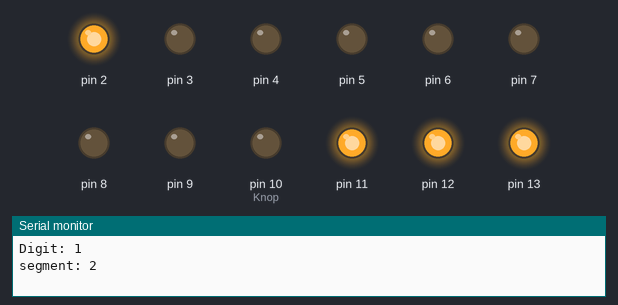
Bench run of a sketch on a simulated Arduino Uno, built with avr-gcc and run on an emulated ATmega328P. On the bench: output pins drawn as LEDs (lit = HIGH), the last lines printed to the serial monitor.

Above: at 0.12 s.
At 1.37 s:
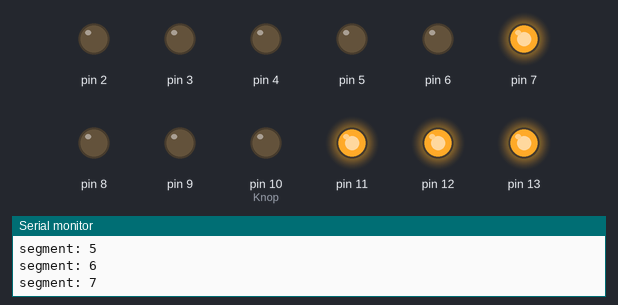
At 2.62 s:
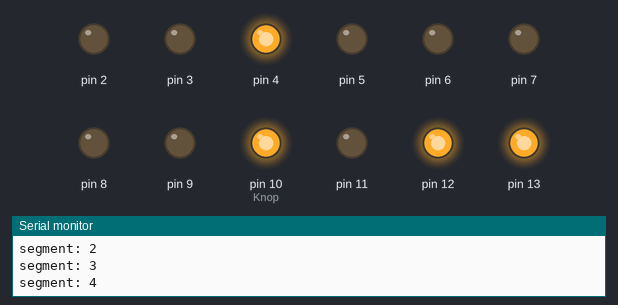
At 5.12 s:
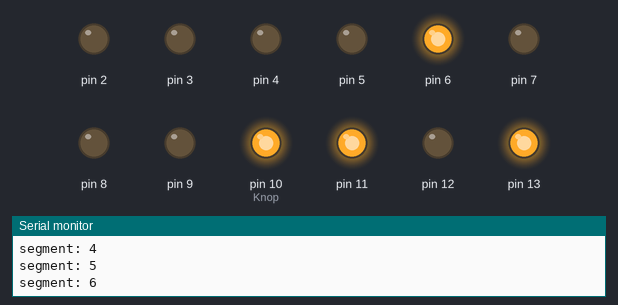
At 7.63 s:
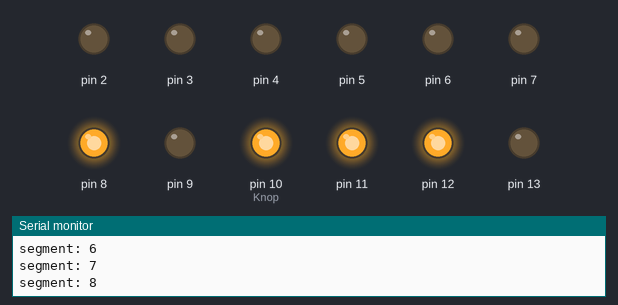
At 10.13 s:
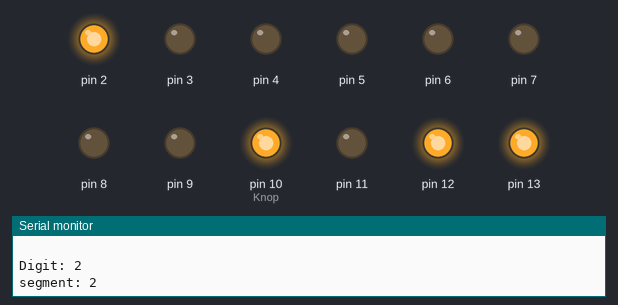
Timing chart, 0 to 10.4 s (numbered marks = the images above):
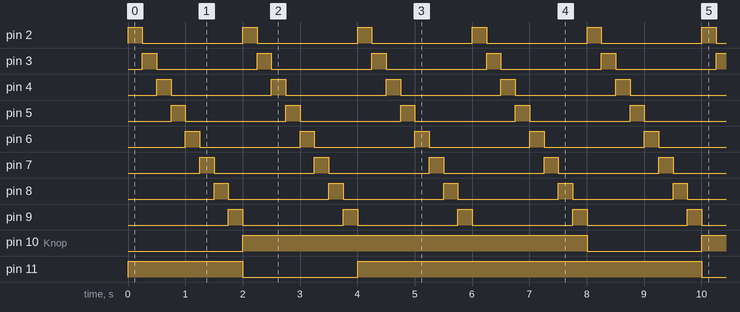

The sketch:

7seg_x_4_tester.ino
```cpp
int Segment = 1;
int Knop = 10;    // Knop = Button
int vLed = 0;
int vKnop = 0;    //vKnop = vButton
int Status = 0;

void setup() {
  // put your setup code here, to run once:
  Serial.begin(9600);
  pinMode(Knop, INPUT);
  pinMode(2, OUTPUT);
  pinMode(3, OUTPUT);
  pinMode(4, OUTPUT);
  pinMode(5, OUTPUT);
  pinMode(6, OUTPUT);
  pinMode(7, OUTPUT);
  pinMode(8, OUTPUT);
  pinMode(9, OUTPUT);
  pinMode(10, OUTPUT);
  pinMode(11, OUTPUT);
  pinMode(12, OUTPUT);
  pinMode(13, OUTPUT);
  digitalWrite(10, 1);
  digitalWrite(11, 1);
  digitalWrite(12, 1);
  digitalWrite(13, 1);
}

void loop() {
  for (int a = 10; a < 14; a++) {
    digitalWrite(a, 0);
    digitalWrite(a+1, 1);
    digitalWrite(a+2, 1);
    digitalWrite(a+3, 1);
    Serial.print("Digit: ");
    Serial.println(a - 9);

    for (int i = 2; i < 10; i++) {
      digitalWrite(i, 1);
      Serial.print("segment: ");
      Serial.println(i);
      delay(250);
      if (i > 2); {
        digitalWrite(i, 0);
      }
    }

    Serial.println(" ");
    digitalWrite(a, 1);
  }
}
```

Measured:
- by itself, pin 2–9: alternates HIGH for 0.25 s and LOW for 1.8 s
- by itself, pin 10 (Knop), pin 11–13: alternates HIGH for 6.0 s and LOW for 2.0 s
- by itself, everything shown: repeats every 8.0 s, in 32 steps
